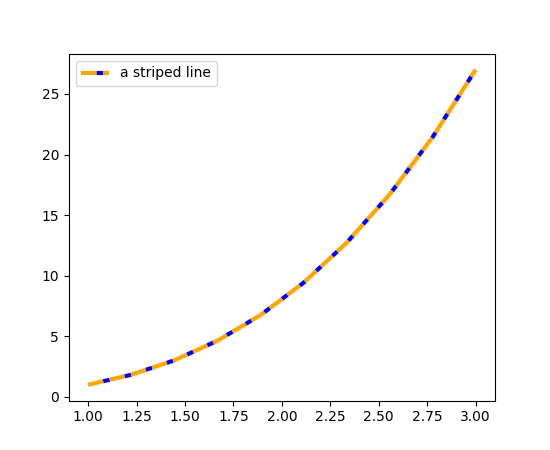

This figure's Python source:
import matplotlib.pyplot as plt
import numpy as np

x = np.linspace(1., 3., 10)
y = x**3

fig, ax = plt.subplots()
ax.plot(x, y, linestyle='--', color='orange', gapcolor='blue',
        linewidth=3, label='a striped line')
ax.legend()
plt.show()
